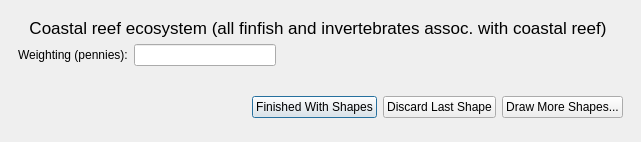
<ui version="4.0" >
 <author>Dane Springmeyer</author>
 <class>DrawConsScience</class>
 <widget class="QDialog" name="DrawConsScience" >
  <property name="geometry" >
   <rect>
    <x>0</x>
    <y>0</y>
    <width>641</width>
    <height>142</height>
   </rect>
  </property>
  <property name="windowTitle" >
   <string>OpenOceanMap - Next Polygon</string>
  </property>
  <layout class="QGridLayout" >
   <property name="margin" >
    <number>9</number>
   </property>
   <property name="spacing" >
    <number>6</number>
   </property>
   <item row="0" column="0" >
    <widget class="QWidget" native="1" name="widget_2" >
     <layout class="QGridLayout" >
      <item row="0" column="0" >
       <widget class="QLabel" name="type_label" >
        <property name="minimumSize" >
         <size>
          <width>50</width>
          <height>0</height>
         </size>
        </property>
        <property name="maximumSize" >
         <size>
          <width>600</width>
          <height>16777215</height>
         </size>
        </property>
        <property name="font" >
         <font>
          <pointsize>13</pointsize>
         </font>
        </property>
        <property name="text" >
         <string>Coastal reef ecosystem (all finfish and invertebrates assoc. with coastal reef)</string>
        </property>
        <property name="alignment" >
         <set>Qt::AlignCenter</set>
        </property>
       </widget>
      </item>
      <item row="1" column="0" >
       <layout class="QHBoxLayout" >
        <item>
         <widget class="QLabel" name="penny_label" >
          <property name="text" >
           <string>Weighting (pennies):</string>
          </property>
         </widget>
        </item>
        <item>
         <widget class="QLineEdit" name="line_1" >
          <property name="enabled" >
           <bool>true</bool>
          </property>
          <property name="maximumSize" >
           <size>
            <width>150</width>
            <height>16777215</height>
           </size>
          </property>
          <property name="text" >
           <string/>
          </property>
         </widget>
        </item>
        <item>
         <widget class="QLabel" name="pl_label" >
          <property name="minimumSize" >
           <size>
            <width>200</width>
            <height>0</height>
           </size>
          </property>
          <property name="maximumSize" >
           <size>
            <width>250</width>
            <height>16777215</height>
           </size>
          </property>
          <property name="text" >
           <string/>
          </property>
         </widget>
        </item>
        <item>
         <spacer>
          <property name="orientation" >
           <enum>Qt::Horizontal</enum>
          </property>
          <property name="sizeHint" stdset="0" >
           <size>
            <width>40</width>
            <height>20</height>
           </size>
          </property>
         </spacer>
        </item>
       </layout>
      </item>
     </layout>
    </widget>
   </item>
   <item rowspan="2" row="1" column="0" >
    <widget class="QWidget" native="1" name="widget" >
     <layout class="QHBoxLayout" >
      <item>
       <spacer>
        <property name="orientation" >
         <enum>Qt::Horizontal</enum>
        </property>
        <property name="sizeHint" stdset="0" >
         <size>
          <width>106</width>
          <height>20</height>
         </size>
        </property>
       </spacer>
      </item>
      <item>
       <widget class="QPushButton" name="pbnShapeFinished" >
        <property name="text" >
         <string>Finished With Shapes</string>
        </property>
       </widget>
      </item>
      <item>
       <widget class="QPushButton" name="pbnShapeDiscard" >
        <property name="text" >
         <string>Discard Last Shape</string>
        </property>
       </widget>
      </item>
      <item>
       <widget class="QPushButton" name="pbnMoreShapes" >
        <property name="text" >
         <string>Draw More Shapes...</string>
        </property>
       </widget>
      </item>
     </layout>
    </widget>
   </item>
  </layout>
 </widget>
 <resources/>
 <connections/>
</ui>
